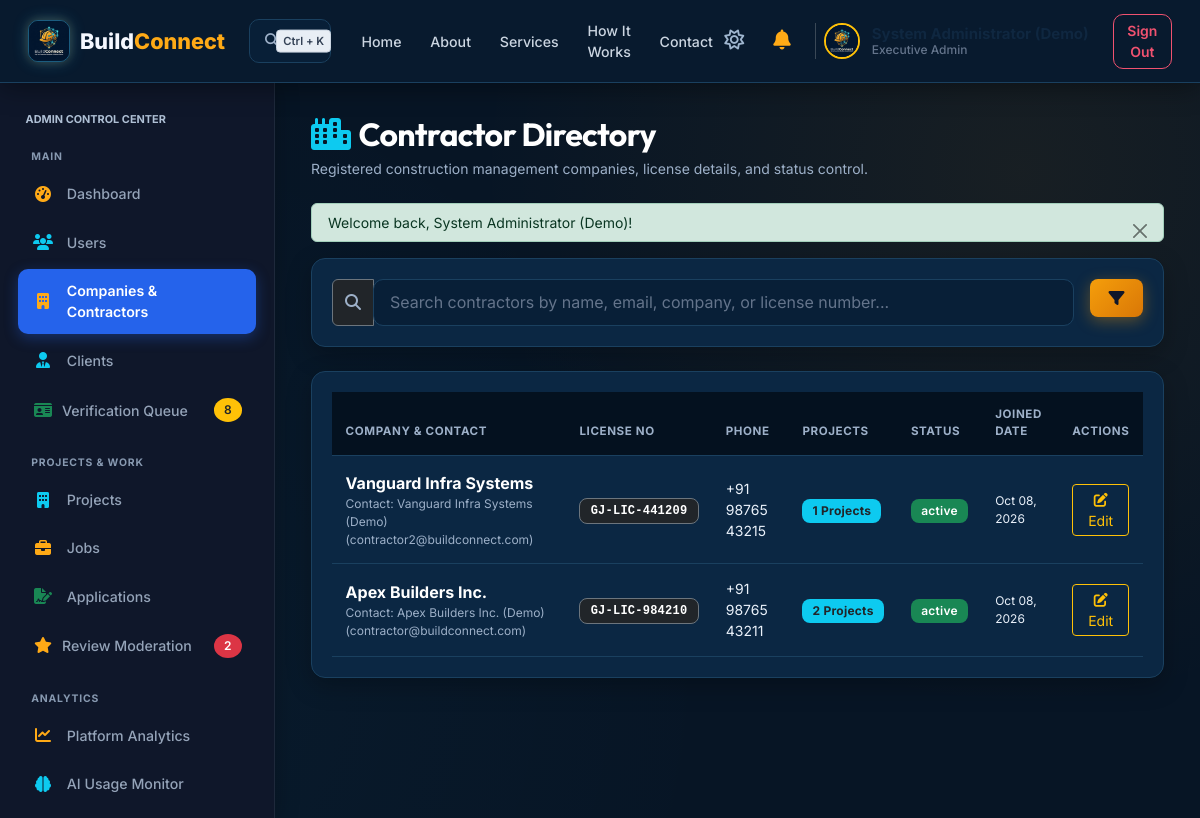
Page /admin/contractors.php (signed in) on the committed database.
### tables this page shows
CREATE TABLE IF NOT EXISTS users (
    id INT AUTO_INCREMENT PRIMARY KEY,
    name VARCHAR(100) NOT NULL,
    email VARCHAR(150) UNIQUE NOT NULL,
    password VARCHAR(255) NOT NULL,
    role ENUM('admin', 'contractor', 'worker', 'client') NOT NULL,
    phone VARCHAR(30) DEFAULT NULL,
    avatar VARCHAR(255) DEFAULT 'default_avatar.png',
    status ENUM('active', 'inactive', 'suspended') DEFAULT 'active',
    created_at TIMESTAMP DEFAULT CURRENT_TIMESTAMP,
    updated_at TIMESTAMP DEFAULT CURRENT_TIMESTAMP ON UPDATE CURRENT_TIMESTAMP,
    INDEX idx_user_email (email),
    INDEX idx_user_role (role),
    INDEX idx_user_created (created_at)
);

CREATE TABLE IF NOT EXISTS contractors (
    id INT AUTO_INCREMENT PRIMARY KEY,
    user_id INT UNIQUE NOT NULL,
    company_name VARCHAR(150) NOT NULL,
    license_no VARCHAR(100) DEFAULT NULL,
    company_address TEXT,
    company_description TEXT DEFAULT NULL,
    city VARCHAR(100) DEFAULT NULL,
    state VARCHAR(100) DEFAULT NULL,
    website VARCHAR(255) DEFAULT NULL,
    rating_avg DECIMAL(3,2) DEFAULT 5.00,
    created_at TIMESTAMP DEFAULT CURRENT_TIMESTAMP,
    updated_at TIMESTAMP DEFAULT CURRENT_TIMESTAMP ON UPDATE CURRENT_TIMESTAMP,
    FOREIGN KEY (user_id) REFERENCES users(id) ON DELETE CASCADE
);

### admin/contractors.php (the view, shortened to what the rows shown need)
<?php
require_once __DIR__ . '/../includes/auth.php';
require_once __DIR__ . '/../includes/header.php';
require_once __DIR__ . '/../includes/navbar.php';
$db = getDB();
$where = ["u.role = 'contractor'"];
$params = [];
$sql = "
    SELECT c.*, u.id as user_id, u.name, u.email, u.phone, u.status as user_status, u.created_at as joined_at,
    (SELECT COUNT(*) FROM projects WHERE contractor_id = u.id) as project_count
    FROM contractors c
    JOIN users u ON c.user_id = u.id
    WHERE " . implode(" AND ", $where) . "
    ORDER BY c.id DESC
";
$stmt = $db->prepare($sql);
$stmt->execute($params);
$contractors = $stmt->fetchAll();
?>
<div class="bc-layout">
    <?php require_once __DIR__ . '/../includes/sidebar.php'; ?>
    <main class="bc-main-content">
        <div class="d-flex justify-content-between align-items-center mb-4">
            <div>
                <h1 class="h2 fw-bold text-white mb-1"><i class="fa-solid fa-city text-info me-2"></i>Contractor Directory</h1>
            </div>
        </div>
        <div class="bc-card p-4">
            <div class="table-responsive">
                <table class="table table-custom align-middle mb-0">
                    <thead>
                        <tr>
                            <th>Company & Contact</th>
                            <th>License No</th>
                            <th>Phone</th>
                            <th>Projects</th>
                            <th>Status</th>
                            <th>Joined Date</th>
                            <th class="text-end">Actions</th>
                        </tr>
                    </thead>
                    <tbody>
                        <?php if (empty($contractors)): ?>
                            <tr>
                                <td colspan="7" class="text-center py-4 text-muted">No contractor records found.</td>
                            </tr>
                        <?php else: ?>
                            <?php foreach ($contractors as $c): ?>
                                <tr>
                                    <td>
                                        <div class="fw-bold text-white"><?= e($c['company_name']) ?></div>
                                        <div class="text-muted extra-small">Contact: <?= e($c['name']) ?> (<?= e($c['email']) ?>)</div>
                                    </td>
                                    <td><span class="badge bg-dark border border-secondary font-monospace"><?= e($c['license_no'] ?: 'N/A') ?></span></td>
                                    <td class="small text-muted"><?= e($c['phone'] ?: 'N/A') ?></td>
                                    <td><span class="badge bg-info text-dark fw-bold"><?= $c['project_count'] ?> Projects</span></td>
                                    <td><span class="badge <?= get_status_badge_class($c['user_status']) ?>"><?= e($c['user_status']) ?></span></td>
                                    <td class="text-muted extra-small"><?= format_date($c['joined_at']) ?></td>
                                    <td class="text-end">
                                        <button class="btn btn-outline-warning btn-sm" data-bs-toggle="modal" data-bs-target="#editContractorModal<?= $c['id'] ?>">
                                            <i class="fa-solid fa-pen-to-square"></i> Edit
                                        </button>
                                    </td>
                                </tr>
                            <?php endforeach; ?>
                        <?php endif; ?>
                    </tbody>
                </table>
            </div>
        </div>
    </main>
</div>
<?php require_once __DIR__ . '/../includes/footer.php'; ?>

### includes/navbar.php (shortened to what the rows shown need)
<?php
$user = get_logged_user();
?>
<nav class="bc-navbar bc-navbar-modern d-flex align-items-center justify-content-between">
    <div class="d-flex align-items-center gap-3">
        <?php if ($user):
            $user_role_label = ucfirst($user['role']);
            if ($user['role'] === 'admin') $user_role_label = 'Executive Admin';
            elseif ($user['role'] === 'client') $user_role_label = 'Client';
            elseif ($user['role'] === 'worker') $user_role_label = 'Worker';
            elseif ($user['role'] === 'contractor') $user_role_label = 'Contractor';
            $user_avatar = (!empty($user['avatar']) && file_exists(__DIR__ . '/../assets/images/' . $user['avatar'])) ? $user['avatar'] : 'logo.png';
        ?>
            <button class="btn btn-sm btn-link text-slate-400 p-1 text-decoration-none d-none d-sm-inline-block" type="button" title="Toggle Light/Dark Theme">
                <i class="fa-regular fa-sun fs-5" style="color: #9FB6CF;"></i>
            </button>
            <div class="dropdown">
                <button class="btn btn-outline-secondary btn-sm position-relative text-light border-0" type="button" id="notifDropdown" data-bs-toggle="dropdown" aria-expanded="false">
                    <i class="fa-solid fa-bell text-warning fs-5" style="color: #FFAA16 !important;"></i>
                </button>
            </div>
            <div class="d-flex align-items-center gap-2 ps-2 border-start border-secondary border-opacity-50">
                <img src="<?= BASE_URL ?>/assets/images/<?= sanitize($user_avatar) ?>" alt="Avatar" class="rounded-circle border border-2 border-warning" style="width: 36px; height: 36px; object-fit: cover;">
                <div class="profile-info text-start d-flex flex-column justify-content-center ms-1 me-1" style="line-height: 1.2; min-width: 130px; flex-shrink: 0; display: flex !important; visibility: visible !important; opacity: 1 !important;">
                    <div class="fw-bold profile-name bc-user-name" style="color: #0F2740 !important; font-weight: 700 !important; font-size: 15px !important; opacity: 1 !important; visibility: visible !important; display: block !important; white-space: nowrap;"><?= sanitize($user['name'] ?? 'User') ?></div>
                    <div class="extra-small profile-role bc-user-role" style="color: #64748B !important; font-size: 12px !important; font-weight: 500 !important; opacity: 1 !important; visibility: visible !important; display: block !important; white-space: nowrap;"><?= sanitize($user_role_label) ?></div>
                </div>
            </div>
            <a href="<?= BASE_URL ?>/logout.php" class="btn btn-outline-danger btn-sm ms-1">Sign Out</a>
        <?php endif; ?>
    </div>
</nav>

### includes/sidebar.php (shortened to what the rows shown need)
<?php
$user = get_logged_user();
$is_worker = ($user && isset($user['role']) && $user['role'] === ROLE_WORKER);
$is_admin  = ($user && isset($user['role']) && $user['role'] === ROLE_ADMIN);
$is_client = ($user && isset($user['role']) && $user['role'] === ROLE_CLIENT);
$is_contractor = ($user && isset($user['role']) && $user['role'] === ROLE_CONTRACTOR);
$sidebar_class = 'bc-sidebar';
$sidebar_id = '';
if ($is_worker) {
    $sidebar_class .= ' bc-sidebar-worker';
    $sidebar_id = 'id="bc-worker-sidebar"';
} elseif ($is_admin) {
    $sidebar_class .= ' bc-sidebar-admin';
    $sidebar_id = 'id="bc-admin-sidebar"';
} elseif ($is_client) {
    $sidebar_class .= ' bc-sidebar-client';
    $sidebar_id = 'id="bc-client-sidebar"';
} elseif ($is_contractor) {
    $sidebar_class .= ' bc-sidebar-contractor';
    $sidebar_id = 'id="bc-contractor-sidebar"';
}
?>
<aside class="<?= $sidebar_class ?>" <?= $sidebar_id ?>>
    <div class="px-2 mb-3">
        <div class="text-uppercase text-muted extra-small fw-bold tracking-wider" style="font-size: 0.68rem; color: var(--bc-text-secondary) !important;">
            <?= $user ? sanitize(strtoupper($user['role'])) . ' CONTROL CENTER' : 'NAVIGATION' ?>
        </div>
    </div>
</aside>

### rows in the picture
users: role "Executive Admin", role "ADMIN"
contractors: company_name "Vanguard Infra Systems", user.name "Vanguard Infra Systems (Demo)", user.email "contractor2@buildconnect.com", license_no "GJ-LIC-441209", user.phone "+91 98765 43215", project_count "1", user.status "active", user.created_at "Oct 08, 2026"
contractors: company_name "Apex Builders Inc.", user.name "Apex Builders Inc. (Demo)", user.email "contractor@buildconnect.com", license_no "GJ-LIC-984210", user.phone "+91 98765 43211", project_count "2", user.status "active", user.created_at "Oct 08, 2026"

### other values in the picture
$flash['message'] "Welcome back, System Administrator (Demo)!"
